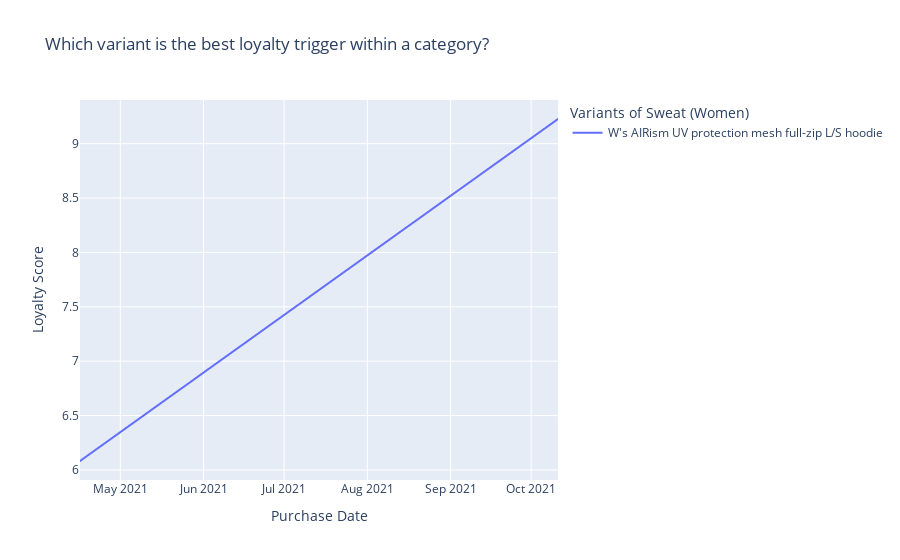

Notebook code cell kept with this figure:
### Code cell
fig = px.scatter(customer_loyalty_df.loc[customer_loyalty_df['variant_id']=="433703"], x = "order_date", y="loyalty_score", color="variant_name", trendline="ols", title = "Which variant is the best loyalty trigger within a category?"
                ,labels=dict(order_date="Purchase Date", loyalty_score="Loyalty Score ", variant_name="Variants of Sweat (Women)"))
fig.data = [t for t in fig.data if t.mode == "lines"]
fig.update_traces(showlegend = True)
fig.show()
results = px.get_trendline_results(fig)
#results = results.iloc[0]["px_fit_results"].summary()
print(results)

### Figure 1 — Plotly figure (JSON) as saved in the notebook; plotly's stock layout.template omitted (floating-point values rounded to 4 significant figures; data arrays with more than 128 entries replaced by an {"elided": "..."} marker saying what was removed)
{"data": [{"hovertemplate": "<b>OLS trendline</b><br>loyalty_score = 2.04476e-07 * order_date + -324.869<br>R<sup>2</sup>=0.410096<br><br>Variants of Sweat (Women)=W's AIRism UV protection mesh full-zip L/S hoodie<br>Purchase Date=%{x}<br>Loyalty Score =%{y} <b>(trend)</b><extra></extra>", "legendgroup": "W's AIRism UV protection mesh full-zip L/S hoodie", "marker": {"color": "#636efa", "symbol": "circle"}, "mode": "lines", "name": "W's AIRism UV protection mesh full-zip L/S hoodie", "showlegend": true, "type": "scattergl", "x": {"elided": "4703 str values"}, "xaxis": "x", "y": {"elided": "4703 float values"}, "yaxis": "y"}], "layout": {"legend": {"title": {"text": "Variants of Sweat (Women)"}, "tracegroupgap": 0}, "title": {"text": "Which variant is the best loyalty trigger within a category?"}, "xaxis": {"anchor": "y", "domain": [0, 1], "title": {"text": "Purchase Date"}}, "yaxis": {"anchor": "x", "domain": [0, 1], "title": {"text": "Loyalty Score "}}}}
